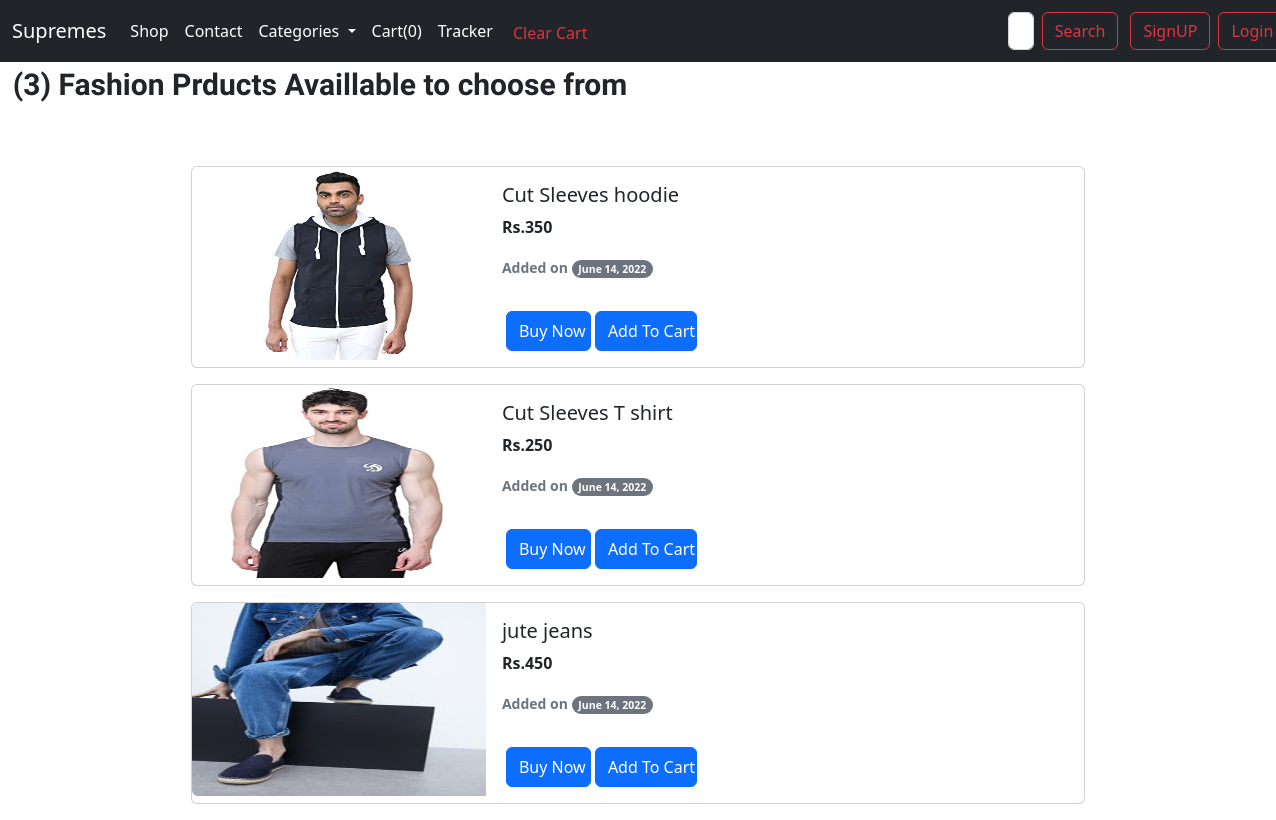
Page /fashion/ on the committed database.
### home/models.py (models this page shows, shortened)
class Product(models.Model):
    Category=models.CharField(max_length=40, default="")
    product_id= models.AutoField
    product_name=models.CharField(max_length= 20, default="")
    product_image=models.ImageField(upload_to="home/images", default="")
    price=models.IntegerField(default=0)
    description= models.CharField(max_length= 300 , default='')
    pub_date=models.DateField(auto_now_add=True)

### home/views.py (the view)
# urls.py: path("fashion/", views.fashprods, name="fashionproducts"),
def fashprods(request):
    allprods = Product.objects.filter(Category = "Fashion")
    params = {"allprods": allprods}
    return render(request , 'fashion.html', params)

### templates/fashion.html (shortened to what this page needs)
{%extends "basic.html"%}
{%block body%}
<div class='m-auto' style="width: 98vw; height: 13vh; font-size:30px; font-family: 'Raleway', sans-serif;">
  <b>({{allprods | length}}) Fashion Prducts Availlable to choose from</b>
</div>
<div class="d-flex justify-content-center flex-column" style="width: 70vw; margin:auto;">
  {%for item in allprods%}
  <div class="card mb-3" style="">
    <div class="row g-0">
      <div class="col-md-4 d-flex justify-content-center" style="width:23vw; height:193px;">
        <img src="/media/{{item.product_image}}" class="rounded-start m-auto" style="width: 100%; height: 100%;" alt="...">
      </div>
      <div class="col-8">
        <div class="card-body">
          <h5 id="namepr{{item.id}}" class="card-title">{{item.product_name}}</h5>
          <p class="card-text"><b>Rs.{{item.price}}</b></p>
          <p class="card-text"><small class="text-muted"><b>Added on  </b><span class="badge rounded-pill text-bg-secondary">{{item.pub_date}}</span></small></p>
        </div>
        <div class="card-body d-flex">
          <button class="card-link btn btn-primary m-0 mx-1 tocheckout text-nowrap" style='width:85px ; height:40px;'>Buy Now</button>
          <span id="spr{{item.id}}" class="divpr">
            <button id="pr{{item.id}}" class="btn btn-primary m-0 cart text-nowrap" style='width:102px ; height:40px ;'>Add To Cart</button>
          </span>
        </div>
      </div>
    </div>
  </div>
  {%endfor%}
</div>
{%endblock%}

### templates/basic.html (shortened to what this page needs)
<!doctype html>
<html lang="en">
  <head>
    <link href="https://cdn.jsdelivr.net/npm/bootstrap@5.2.0-beta1/dist/css/bootstrap.min.css" rel="stylesheet">
  </head>
  <body>
    <nav class="navbar navbar-expand-lg bg-dark">
      <div class="container-fluid">
        <a class="navbar-brand text-white" href="http://127.0.0.1:8000/">Supremes</a>
        <div class="collapse navbar-collapse" id="navbarSupportedContent">
          <ul class="navbar-nav me-auto mb-2 mb-lg-0">
            <li class="nav-item">
              <a class="nav-link active text-white" aria-current="page" href="/shop">Shop</a>
            </li>
            <li class="nav-item">
              <a class="nav-link text-white" href="/contact">Contact</a>
            </li>
            <li class="nav-item dropdown">
              <a class="nav-link dropdown-toggle text-white" href="#" id="navbarDropdown" role="button" data-bs-toggle="dropdown" aria-expanded="false">
                Categories
              </a>
            </li>
            <li class="nav-item">
              <a class="nav-link text-white" href='/checkout'>Cart(<span id='innercart'>0</span>)</a>
            </li>
            <li class="nav-item">
              <a class="nav-link text-white" href='/tracker'>Tracker</a>
            </li>
            <li class="nav-item">
              <button id="clearcart" class="btn btn-outline-danger text-nowrap border-0 mt-1" href=''>Clear Cart</button>
            </li>
          </ul>
          <form action='/search' method='get' class="d-flex text-black" role="search" style='padding-left: 32vw;'>
            <input class="form-control me-2 text-black" type="search" name='query' id='query' placeholder="Search" aria-label="Search">
            <button class="btn btn-outline-danger" type="submit" style='margin-right: 8px;'>Search</button>
          </form>
          {%if user.is_authenticated%}
          <ul class="navbar-nav me-auto mb-2 mb-lg-0">
            <li class="nav-item dropdown">
              <a class="nav-link dropdown-toggle text-white" href="#" id="navbarDropdown" role="button" data-bs-toggle="dropdown" aria-expanded="false">
                WELCOME {{request.user}}
              </a>
              <ul class="dropdown-menu bg-dark" aria-labelledby="navbarDropdown">
                <li><a class="dropdown-item text-white" href="/logout">Logout</a></li>
              </ul>
            </li>
          </ul>
          {%else%}
          <button type="button" class="btn btn-outline-danger text-nowrap m-1" data-bs-toggle="modal" data-bs-target="#SignupModal">
          SignUP
          </button>
          <button type="button" class="btn btn-outline-danger text-nowrap m-1" data-bs-toggle="modal" data-bs-target="#loginModal">
          Login
          </button>
          {%endif%}
        </div>
      </div>
    </nav>
  {% block body %} {% endblock %}
  </body>
</html>

### templates/basic.html (style rules this page uses)
.nav-item { border-radius: 10px; }

### rows in the picture
Product: product_image (picture), product_name "Cut Sleeves hoodie", price "350", pub_date "June 14, 2022", {{ item.id }} 1 (drawn)
Product: product_image (picture), product_name "Cut Sleeves T shirt", price "250", pub_date "June 14, 2022"
Product: product_image (picture), product_name "jute jeans", price "450", pub_date "June 14, 2022"

### other values in the picture
{{ allprods | length }} "3"
